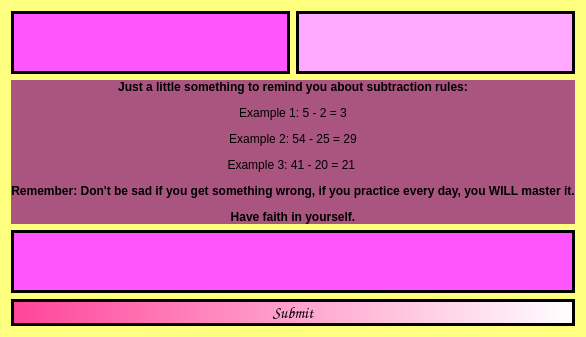
<?xml version="1.0" encoding="UTF-8"?>
<ui version="4.0">
 <class>g1S_subtraction</class>
 <widget class="QDialog" name="g1S_subtraction">
  <property name="geometry">
   <rect>
    <x>0</x>
    <y>0</y>
    <width>576</width>
    <height>337</height>
   </rect>
  </property>
  <property name="windowTitle">
   <string>Dialog</string>
  </property>
  <property name="styleSheet">
   <string notr="true">background-color: rgb(255, 255, 127);</string>
  </property>
  <layout class="QGridLayout" name="gridLayout">
   <item row="0" column="1">
    <widget class="QLineEdit" name="lineEdit">
     <property name="sizePolicy">
      <sizepolicy hsizetype="Expanding" vsizetype="Expanding">
       <horstretch>0</horstretch>
       <verstretch>0</verstretch>
      </sizepolicy>
     </property>
     <property name="styleSheet">
      <string notr="true">font: 12pt &quot;Comic Sans MS&quot;;
border: 3px solid black;
qproperty-alignment: AlignCenter;
background-color: rgb(255, 170, 255);</string>
     </property>
    </widget>
   </item>
   <item row="0" column="0">
    <widget class="QLabel" name="label">
     <property name="sizePolicy">
      <sizepolicy hsizetype="Expanding" vsizetype="Expanding">
       <horstretch>0</horstretch>
       <verstretch>0</verstretch>
      </sizepolicy>
     </property>
     <property name="styleSheet">
      <string notr="true">font: 12pt &quot;Comic Sans MS&quot;;
border: 3px solid black;
qproperty-alignment: AlignCenter;
background-color: rgb(255, 85, 255);</string>
     </property>
     <property name="text">
      <string>&lt;html&gt;&lt;head/&gt;&lt;body&gt;&lt;p&gt;&lt;br/&gt;&lt;/p&gt;&lt;/body&gt;&lt;/html&gt;</string>
     </property>
    </widget>
   </item>
   <item row="1" column="0" colspan="2">
    <widget class="QLabel" name="label_2">
     <property name="sizePolicy">
      <sizepolicy hsizetype="Expanding" vsizetype="Expanding">
       <horstretch>0</horstretch>
       <verstretch>0</verstretch>
      </sizepolicy>
     </property>
     <property name="styleSheet">
      <string notr="true">font: 75 12pt &quot;Comic Sans MS&quot;;
background-color: rgb(170, 85, 127);</string>
     </property>
     <property name="text">
      <string>&lt;html&gt;&lt;head/&gt;&lt;body&gt;&lt;p align=&quot;center&quot;&gt;&lt;span style=&quot; font-weight:600;&quot;&gt;Just a little something to remind you about subtraction rules:&lt;/span&gt;&lt;/p&gt;&lt;p align=&quot;center&quot;&gt;Example 1: 5 - 2 = 3&lt;/p&gt;&lt;p align=&quot;center&quot;&gt;Example 2: 54 - 25 = 29&lt;/p&gt;&lt;p align=&quot;center&quot;&gt;Example 3: 41 - 20 = 21 &lt;/p&gt;&lt;p align=&quot;center&quot;&gt;&lt;span style=&quot; font-weight:600;&quot;&gt;Remember: Don't be sad if you get something wrong, if you practice every day, you WILL master it.&lt;/span&gt;&lt;/p&gt;&lt;p align=&quot;center&quot;&gt;&lt;span style=&quot; font-weight:600;&quot;&gt;Have faith in yourself.&lt;/span&gt;&lt;/p&gt;&lt;/body&gt;&lt;/html&gt;</string>
     </property>
    </widget>
   </item>
   <item row="3" column="0" colspan="2">
    <widget class="QPushButton" name="pushButton">
     <property name="font">
      <font>
       <family>Comic Sans MS</family>
       <pointsize>12</pointsize>
       <weight>9</weight>
       <italic>false</italic>
       <bold>false</bold>
      </font>
     </property>
     <property name="styleSheet">
      <string notr="true">background-color: qlineargradient(spread:pad, x1:0, y1:0, x2:1, y2:0, stop:0 rgba(255, 68, 154, 255), stop:1 rgba(255, 255, 255, 255));;

border: 3px solid black;
font: 75 12pt &quot;Comic Sans MS&quot;;</string>
     </property>
     <property name="text">
      <string>Submit</string>
     </property>
    </widget>
   </item>
   <item row="2" column="0" colspan="2">
    <widget class="QLabel" name="label_3">
     <property name="sizePolicy">
      <sizepolicy hsizetype="Expanding" vsizetype="Expanding">
       <horstretch>0</horstretch>
       <verstretch>0</verstretch>
      </sizepolicy>
     </property>
     <property name="styleSheet">
      <string notr="true">font: 12pt &quot;Comic Sans MS&quot;;
border: 3px solid black;
qproperty-alignment: AlignCenter;
background-color: rgb(255, 85, 255);</string>
     </property>
     <property name="text">
      <string/>
     </property>
    </widget>
   </item>
  </layout>
 </widget>
 <resources/>
 <connections/>
</ui>
